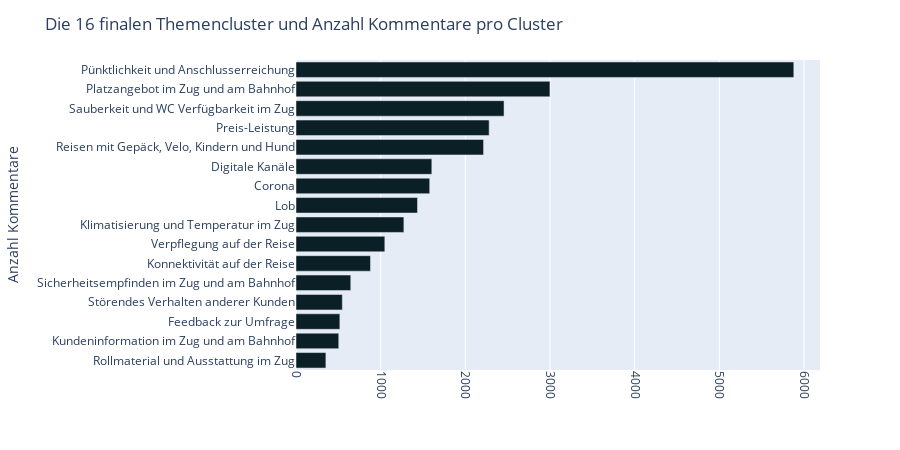

The cell this chart's notebook holds for it:
### Code cell
import plotly.express as px
import plotly.io as pio

fig = px.bar(df_print.sort_values('Anzahl Kommentare', ascending=True),
    y='Themencluster', 
    x='Anzahl Kommentare',
    opacity = 1,
    color_discrete_sequence =color_discrete_sequence
                 )

fig.update_layout(
    title="Die 16 finalen Themencluster und Anzahl Kommentare pro Cluster",
    xaxis_title='',
    yaxis_title='Anzahl Kommentare',
    xaxis=dict(tickangle=90),
    width=900, 
    height=450,
    legend_title="")

fig.show()

pio.write_image(fig,"../../exports/images/fig-16-Themencluster-expertenreview.svg") #save fig as svg

### Figure 1 — Plotly figure (JSON) as saved in the notebook; plotly's stock layout.template omitted (floating-point values rounded to 4 significant figures)
{"data": [{"alignmentgroup": "True", "hovertemplate": "Anzahl Kommentare=%{x}<br>Themencluster=%{y}<extra></extra>", "legendgroup": "", "marker": {"color": "#0B1F26", "opacity": 1, "pattern": {"shape": ""}}, "name": "", "offsetgroup": "", "orientation": "h", "showlegend": false, "textposition": "auto", "type": "bar", "x": [353, 505, 518, 547, 647, 880, 1049, 1274, 1435, 1579, 1604, 2215, 2281, 2457, 2999, 5879], "xaxis": "x", "y": ["Rollmaterial und Ausstattung im Zug", "Kundeninformation im Zug und am Bahnhof", "Feedback zur Umfrage", "Störendes Verhalten anderer Kunden", "Sicherheitsempfinden im Zug und am Bahnhof", "Konnektivität auf der Reise", "Verpflegung auf der Reise", "Klimatisierung und Temperatur im Zug", "Lob", "Corona", "Digitale Kanäle", "Reisen mit Gepäck, Velo, Kindern und Hund", "Preis-Leistung", "Sauberkeit und WC Verfügbarkeit im Zug", "Platzangebot im Zug und am Bahnhof", "Pünktlichkeit und Anschlusserreichung"], "yaxis": "y"}], "layout": {"barmode": "relative", "height": 450, "legend": {"title": {"text": ""}, "tracegroupgap": 0}, "margin": {"t": 60}, "title": {"text": "Die 16 finalen Themencluster und Anzahl Kommentare pro Cluster"}, "width": 900, "xaxis": {"anchor": "y", "domain": [0, 1], "tickangle": 90, "title": {"text": ""}}, "yaxis": {"anchor": "x", "domain": [0, 1], "title": {"text": "Anzahl Kommentare"}}}}
